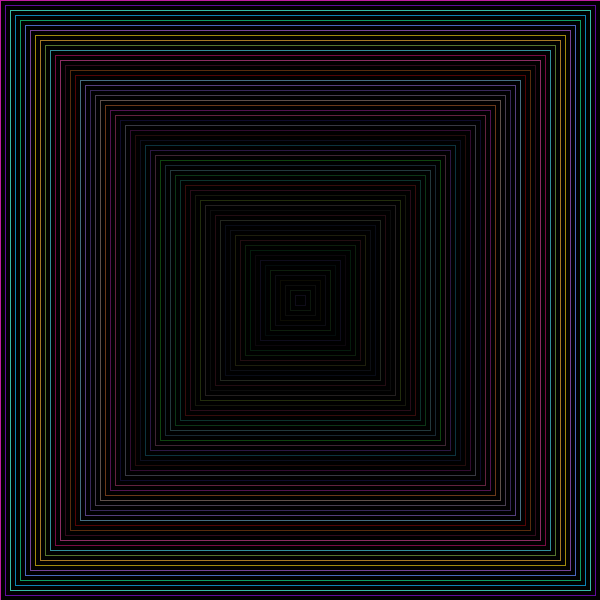
Frame 1 (no input)
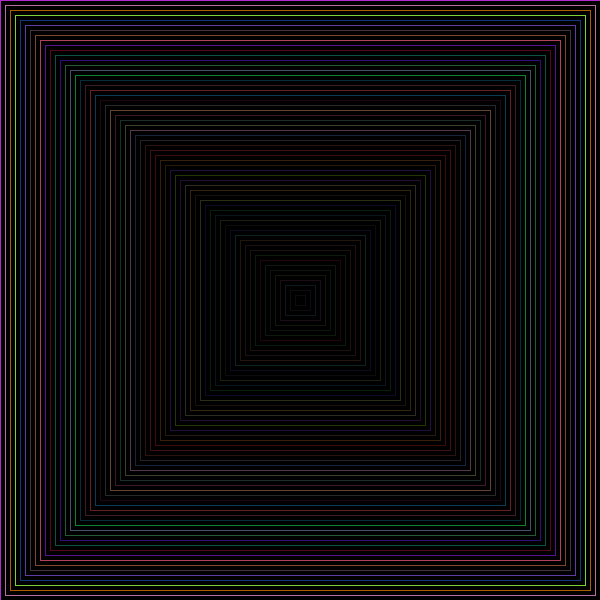
Frame 60 (the mouse pressed at the canvas centre just before this capture)
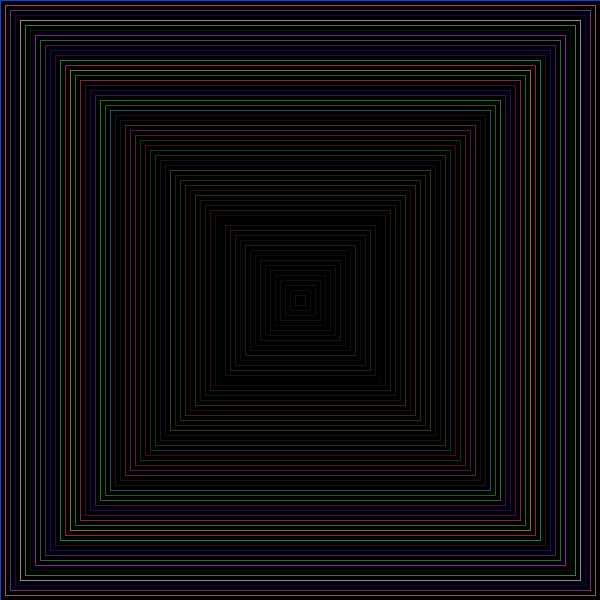
Frame 120 (the mouse held since frame 60 and released just before this capture)

The Processing sketch that drew these frames (run headless with seeded random() and noise(); from frame 60 on, the mouse is pressed at the canvas centre):

// Processing sketch: processing_39351
// ── processing_39351.pde

//by Josh Z.
squarulator a, b, c, d, e, f, g, h, i, j, k, l, m, n, o, p, q, r;
squarulator s, t, u, v, w, x, y, z, a1, b1, c1, d1, e1, f1, g1, h1;
squarulator i1, j1, k1, l1, m1, n1, o1, p1, q1, r1, s1, t1, u1;
squarulator v1, w1, x1, y1, z1, a2, b2, c2, d2, e2, f2,g2,h2;
void setup()
{
  fill(10, 12);
  background (0);
  size (600, 600);
  a = new squarulator();
  a.spot = 290;
  a.expansion = 20;
  b = new squarulator();
  b.spot = 285;
  b.expansion = 30;
  c = new squarulator();
  c.spot = 280;
  c.expansion = 40;
  d = new squarulator();
  d.spot = 275;
  d.expansion = 50;
  e = new squarulator();
  e.spot = 270;
  e.expansion = 60;
  f = new squarulator();
  f.spot = 265;
  f.expansion = 70;
  g = new squarulator();
  g.spot = 260;
  g.expansion = 80; 
  h = new squarulator();
  h.spot = 255;
  h.expansion = 90;
  i = new squarulator();
  i.spot = 250;
  i.expansion = 100;
  j = new squarulator();
  j.spot = 245;
  j.expansion = 110;
  k = new squarulator();
  k.spot = 240;
  k.expansion = 120;
  l = new squarulator();
  l.spot = 235;
  l.expansion = 130;
  m = new squarulator();
  m.spot = 230;
  m.expansion = 140;
  n = new squarulator();
  n.spot = 225;
  n.expansion = 150;
  o = new squarulator();
  o.spot = 220;
  o.expansion = 160;
  p = new squarulator();
  p.spot = 215;
  p.expansion = 170;
  q = new squarulator();
  q.spot = 210;
  q.expansion = 180;
  r = new squarulator();
  r.spot = 205;
  r.expansion = 190; 
  s = new squarulator();
  s.spot = 200;
  s.expansion = 200;
  t = new squarulator();
  t.spot = 195;
  t.expansion = 210;
  u = new squarulator();
  u.spot = 190;
  u.expansion = 220;
  v = new squarulator();
  v.spot = 185;
  v.expansion = 230;
  w = new squarulator();
  w.spot = 180;
  w.expansion = 240;
  x = new squarulator();
  x.spot = 175;
  x.expansion = 250;
  y = new squarulator();
  y.spot = 170;
  y.expansion = 260;
  z = new squarulator();
  z.spot = 165;
  z.expansion = 270;
  a1 = new squarulator();
  a1.spot = 160;
  a1.expansion = 280;
  b1 = new squarulator();
  b1.spot = 155;
  b1.expansion = 290;
  c1 = new squarulator();
  c1.spot = 150;
  c1.expansion = 300;
  d1 = new squarulator();
  d1.spot = 145;
  d1.expansion = 310;
  e1 = new squarulator();
  e1.spot = 140;
  e1.expansion = 320;
  f1 = new squarulator();
  f1.spot = 135;
  f1.expansion = 330;
  g1 = new squarulator();
  g1.spot = 130;
  g1.expansion = 340; 
  h1 = new squarulator();
  h1.spot = 125;
  h1.expansion = 350;
  i1 = new squarulator();
  i1.spot = 120;
  i1.expansion = 360;
  j1 = new squarulator();
  j1.spot = 115;
  j1.expansion = 370;
  k1 = new squarulator();
  k1.spot = 110;
  k1.expansion = 380;
  l1 = new squarulator();
  l1.spot = 105;
  l1.expansion = 390;
  m1 = new squarulator();
  m1.spot = 100;
  m1.expansion = 400;
  n1 = new squarulator();
  n1.spot = 95;
  n1.expansion = 410;
  o1 = new squarulator();
  o1.spot = 90;
  o1.expansion = 420;
  p1 = new squarulator();
  p1.spot = 85;
  p1.expansion = 430;
  q1 = new squarulator();
  q1.spot = 80;
  q1.expansion = 440;
  r1 = new squarulator();
  r1.spot = 75;
  r1.expansion = 450; 
  s1 = new squarulator();
  s1.spot = 70;
  s1.expansion = 460;
  t1 = new squarulator();
  t1.spot = 65;
  t1.expansion = 470;
  u1 = new squarulator();
  u1.spot = 60;
  u1.expansion = 480;
  v1 = new squarulator();
  v1.spot = 55;
  v1.expansion = 490;
  w1 = new squarulator();
  w1.spot = 50;
  w1.expansion = 500;
  x1 = new squarulator();
  x1.spot = 45;
  x1.expansion = 510;
  y1 = new squarulator();
  y1.spot = 40;
  y1.expansion = 520;
  z1 = new squarulator();
  z1.spot = 35;
  z1.expansion = 530;
  a2 = new squarulator();
  a2.spot = 30;
  a2.expansion = 540;
  b2 = new squarulator();
  b2.spot = 25;
  b2.expansion = 550;
  c2 = new squarulator();
  c2.spot = 20;
  c2.expansion = 560;
  d2 = new squarulator();
  d2.spot = 15;
  d2.expansion = 570;
  e2 = new squarulator();
  e2.spot = 10;
  e2.expansion = 580;
  f2 = new squarulator();
  f2.spot = 5;
  f2.expansion = 590;
  g2 = new squarulator();
  g2.spot = 0;
  g2.expansion = 600;
  h2 = new squarulator();
  h2.spot = 295;
  h2.expansion = 10;
}
void draw()
{
  
  smooth();
  //stroke (255);
  //fill (255);
  //rect (295, 295, 10, 10);
  //noFill();
  //stroke (255);
  /*line (5,5,595,595);
   line (595,5,5,595);*/

  h2.show();
  a.show();
  b.show();
  c.show();
  d.show();
  e.show();
  f.show();
  g.show();
  h.show();
  i.show();
  j.show();
  k.show();
  l.show();
  m.show();
  n.show();
  o.show();
  p.show();
  q.show();
  r.show();
  s.show();
  t.show();
  u.show();
  v.show();
  w.show();
  x.show();
  y.show();
  z.show();
  a1.show();
  b1.show();
  c1.show();
  d1.show();
  e1.show();
  f1.show();
  g1.show();
  h1.show();
  i1.show();
  j1.show();
  k1.show();
  l1.show();
  m1.show();
  n1.show();
  o1.show();
  p1.show();
  q1.show();
  r1.show();
  s1.show();
  t1.show();
  u1.show();
  v1.show();
  w1.show();
  x1.show();
  y1.show();
  z1.show();
  a2.show();
  b2.show();
  c2.show();
  d2.show();
  e2.show();
  f2.show();
  g2.show();


}

class squarulator
{
  float spot;
  int expansion;


  void show()
  {
    fill(0,10);
    stroke (random(255), random(255), random(255));
    rect (spot, spot, expansion, expansion);
  }
}
